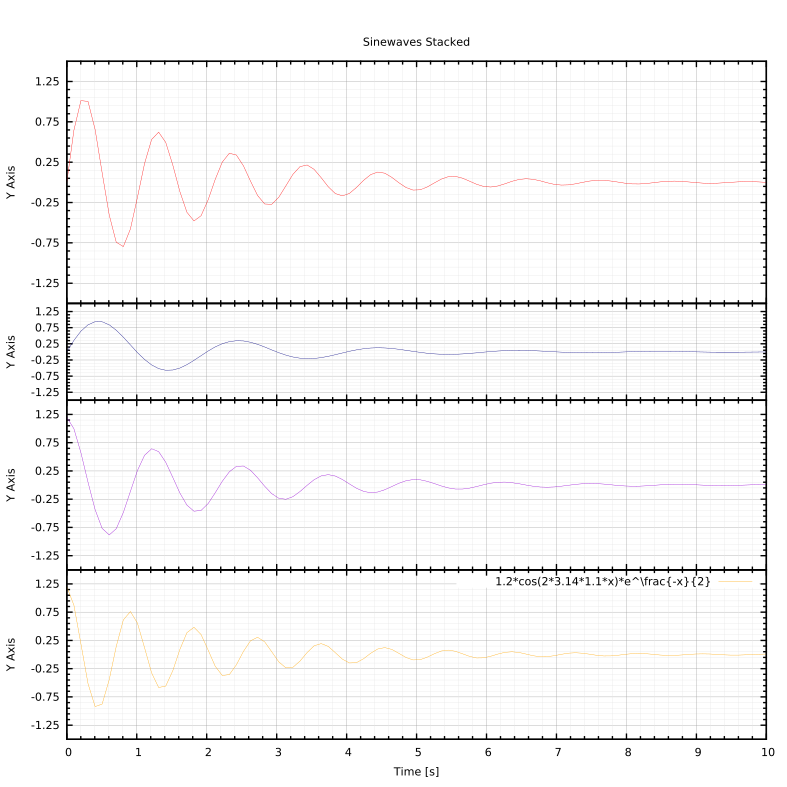

Here is the gnuplot script that generated this plot:
#!/usr/bin/env gnuplot

### n: change this parameter to equal the number of data sets to be plotted
n = 4
# t: top margin in pixels
t = 75.0
# b: key height in pixels (bottom margin)
b = 300.0
# h: height of output in pixels
h = 150.0*n + t + b

### define functions to help set top/bottom margins
top(i,n,h,t,b) = 1.0 - (t+(h-t-b)*(i-1)/n)/h
bot(i,n,h,t,b) = 1.0 - (t+(h-t-b)*i/n)/h

### first set up some basic plot parameters
set term pdfcairo size 20cm,20cm #enhanced
set output 'SinewavesStacked.pdf'

set title 'Sinewaves Stacked'
set ylabel 'Y Axis'

# Make yrange > ytics > function to get padding.
set ytics -1.25,0.5,1.25
set yrange [-1.5:1.5]

set xtics 0,1,10
set xrange [0:10]

set xtics
set mxtics
set mytics

set border lw 4

set format x ""
set grid xtics ytics mxtics mytics ls -1 ls -1 lc rgb 'gray60', lc rgb '#C0E5E5E5''

set multiplot layout (n+1),1

### First plot
# change only plot command here
currentplot = 1
set tmargin at screen top(currentplot,n,h,t,b)
set bmargin at screen 0.8*bot(currentplot,n,h,t,b)
unset key
plot 1.2*sin(2*3.14*100*x)*exp(-x/2)
     
### Middle plot
# copy and paste this code to make more middle plots
currentplot = currentplot + 1
set tmargin at screen 0.8*top(currentplot,n,h,t,b)
set bmargin at screen 0.8*bot(currentplot,n,h,t,b)
unset title
plot 1.2*sin(2*3.14*0.5*x)*exp(-x/2) lc rgb 'navy'

### Middle plot
# copy and paste this code to make more middle plots
currentplot = currentplot + 1
set tmargin at screen 0.8*top(currentplot,n,h,t,b)
set bmargin at screen 0.6*bot(currentplot,n,h,t,b)
unset title
plot 1.2*cos(2*3.14*0.8*x)*exp(-x/2) lc rgb 'dark-violet'

### Last plot
# change only plot command here
currentplot = currentplot + 1
set tmargin at screen 0.6*top(currentplot,n,h,t,b)
set bmargin at screen 0.2*bot(currentplot,n,h,t,b)
set format x
set xlabel 'Time [s]'
set key right
plot 1.2*cos(2*3.14*1.1*x)*exp(-x/2) lc rgb 'orange' title '1.2*cos(2*3.14*1.1*x)*e^\frac{-x}{2}'

unset multiplot

set term x11
